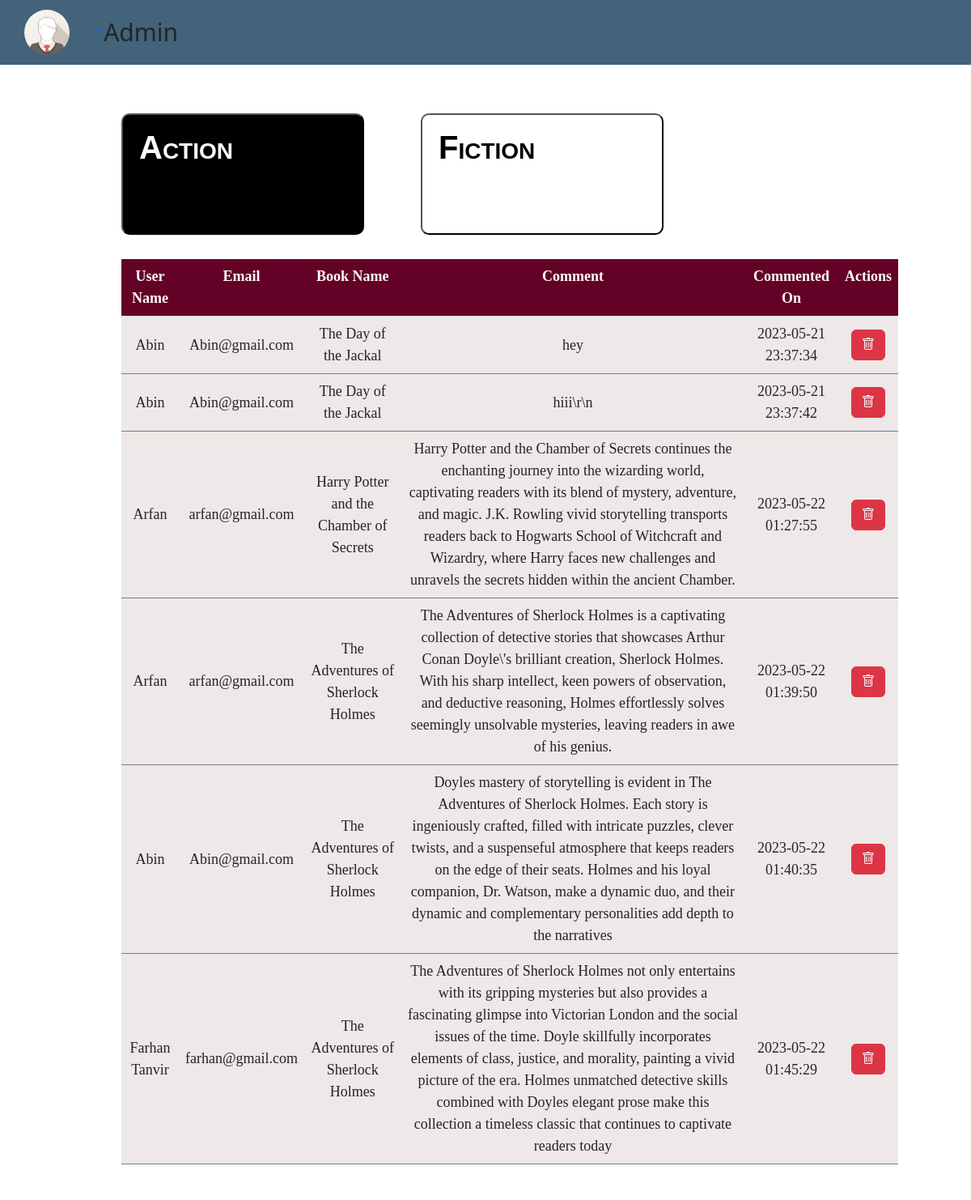
The page /Comments.php on the database its author committed.
### tables this page shows
CREATE TABLE `commentaction` (
  `id` int(11) NOT NULL,
  `book_id` int(11) NOT NULL,
  `name` varchar(255) NOT NULL,
  `email` varchar(255) NOT NULL,
  `userimg` varchar(255) NOT NULL,
  `comment` text NOT NULL,
  `created_at` datetime NOT NULL DEFAULT current_timestamp()
);

CREATE TABLE `action` (
  `id` int(55) NOT NULL,
  `b_img` varchar(255) NOT NULL,
  `book` varchar(255) NOT NULL,
  `b_name` varchar(255) NOT NULL,
  `b_author` varchar(255) NOT NULL,
  `publisher` varchar(255) NOT NULL,
  `year` varchar(255) NOT NULL,
  `description` text NOT NULL,
  `sortdes` text NOT NULL,
  `lang` varchar(255) NOT NULL,
  `Catagory` varchar(255) NOT NULL,
  `cment` int(50) NOT NULL,
  `view` int(255) NOT NULL
);

### Comments.php (the view, shortened to what this page needs)
<?php
require('dbcon.php');
?>
<!DOCTYPE html>
<html lang="en">
<head>
    <link rel="stylesheet" href="notification.css" />
    <link href="https://cdn.jsdelivr.net/npm/bootstrap@5.2.3/dist/css/bootstrap.min.css" rel="stylesheet">
    <link rel="stylesheet" href="https://cdn.jsdelivr.net/npm/bootstrap-icons@1.10.2/font/bootstrap-icons.css">
    <link rel="stylesheet" href="https://cdnjs.cloudflare.com/ajax/libs/font-awesome/6.4.0/css/all.min.css" />
</head>
<body>
    <main>
        <div>
            <nav>
                <div class="dropdown">
                    <a class="dropdown-toggle" data-bs-toggle="dropdown" aria-expanded="false">
                    <img style="border-radius:50%"; src="./icons/avatar.png"></a>
                </div>
                <h1>Admin</h1>
            </nav>
        </div>
        <div class="maincontain">
          <div class="buttons">
            <button id="action_btn">Action
            </button>
            <button id="fiction_btn">Fiction
            </button>
          </div>
          <div class="blocks">
            <div class="action" id="action">
                        <table  class=" table table-hover text-center">
                         <tr class="tab">
                                <th>User Name</th>
                                <th>Email</th>
                                <th>Book Name</th>
                                <th>Comment</th>
                                <th>Commented On</th>
                                <th>Actions</th>
                            </tr>
                            <?php
                               $query="SELECT * FROM `commentaction`";
                               $result=mysqli_query($con,$query);
                               while($fetch=mysqli_fetch_assoc($result)){
                                $query2="SELECT b_name FROM `action` where id=$fetch[book_id]";
                                $result2=mysqli_query($con,$query2);
                                $fetch2=mysqli_fetch_array($result2)[0];
                                echo<<<print
                                <tr class="tab1 align-middle">
                                <td>$fetch[name]</td>
                                <td>$fetch[email]</td>
                                <td>$fetch2</td>
                                <td>$fetch[comment]</td>
                                <td>$fetch[created_at]</td>
                                <td>
                                <button onclick="confirm_delete($fetch[id],$fetch[book_id])" class="btn  btn-danger"><i class="bi bi-trash"></i></button>
                                </td>
                            </tr>
                            print;
                               }
                              ?>
                          </table>
            </div>
          </div>
        </div>
    </main>
</body>
</html>

### Comments.php (style rules this page uses)
nav { display: flex; font-size: 1rem; background-color: #032f4dbf; height: 5rem; align-items: center; }
nav img { height: 3.5rem; margin: 8px 30px; }
nav h1 { margin: 20px 0px; font-size: 30px; }
.maincontain { margin: 50px auto; background: white; width: 80%; height: auto; }
.buttons { display: flex; gap: 50px; margin: 20px; }
.buttons button { border-radius: 10px; color: black; font: small-caps bold 24px/1 sans-serif; font-size: 40px; margin: 10px; padding: 20px; width: 300px; height: 150px; background-color: white; text-align: left; display: flex; flex-direction: column; justify-content: flex-start; }
.blocks { display: flex; width: 100%; height: 100%; margin-left: 30px; }
.action { width: 100%; height: auto; display: block; }
body { background-size: 120%; }
main { background-size: 1100px; }
table th, td { font-size: large; font-family:Bahnschrift; }
.tab { background-color:#640127; color: snow; }
table th { color: snow; }
.tab1 { background-color: rgba(238, 231, 231, 0.945); border: 0.5px slategrey; }

### rows shown on the page
commentaction: name "Abin", email "Abin@gmail.com", action.b_name "The Day of the Jackal", comment "hey", created_at "2023-05-21 23:37:34"
commentaction: name "Abin", email "Abin@gmail.com", action.b_name "The Day of the Jackal", comment "hiii\\r\\n", created_at "2023-05-21 23:37:42"
commentaction: name "Arfan", email "arfan@gmail.com", action.b_name "Harry Potter and the Chamber of Secrets", comment "Harry Potter and the Chamber of Secrets continues the enchanting journey into the wizarding world, captivating readers with its blend of mystery, adventure, and magic. J.K. Rowling vivid storytelling transports readers back to Hogwarts School of Witchcraft and Wizardry, where Harry faces new challenges and unravels the secrets hidden within the ancient Chamber.", created_at "2023-05-22 01:27:55"
commentaction: name "Arfan", email "arfan@gmail.com", action.b_name "The Adventures of Sherlock Holmes", comment "The Adventures of Sherlock Holmes is a captivating collection of detective stories that showcases Arthur Conan Doyle\\'s brilliant creation, Sherlock Holmes. With his sharp intellect, keen powers of observation, and deductive reasoning, Holmes effortlessly solves seemingly unsolvable mysteries, leaving readers in awe of his genius.", created_at "2023-05-22 01:39:50"
commentaction: name "Abin", email "Abin@gmail.com", action.b_name "The Adventures of Sherlock Holmes", comment "Doyles mastery of storytelling is evident in The Adventures of Sherlock Holmes. Each story is ingeniously crafted, filled with intricate puzzles, clever twists, and a suspenseful atmosphere that keeps readers on the edge of their seats. Holmes and his loyal companion, Dr. Watson, make a dynamic duo, and their dynamic and complementary personalities add depth to the narratives", created_at "2023-05-22 01:40:35"
commentaction: name "Farhan Tanvir", email "farhan@gmail.com", action.b_name "The Adventures of Sherlock Holmes", comment "The Adventures of Sherlock Holmes not only entertains with its gripping mysteries but also provides a fascinating glimpse into Victorian London and the social issues of the time. Doyle skillfully incorporates elements of class, justice, and morality, painting a vivid picture of the era. Holmes unmatched detective skills combined with Doyles elegant prose make this collection a timeless classic that continues to captivate readers today", created_at "2023-05-22 01:45:29"
